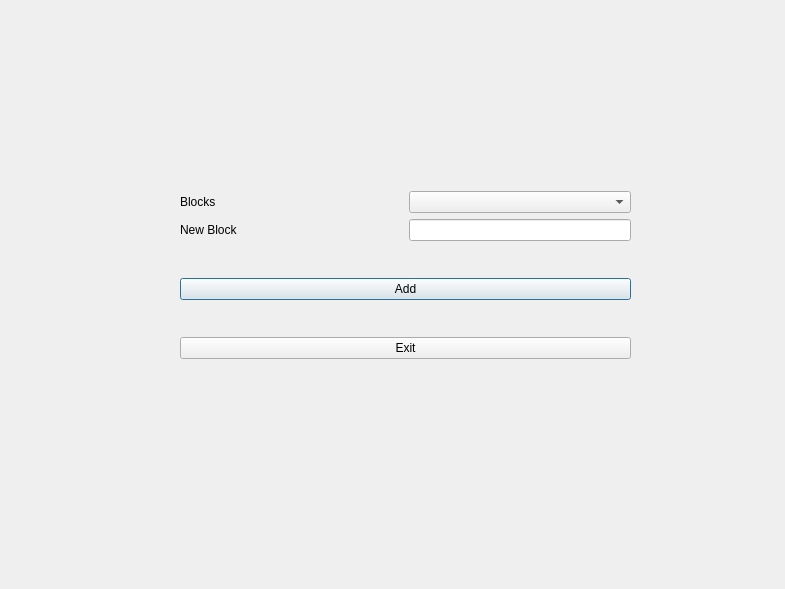
<?xml version="1.0" encoding="UTF-8"?>
<ui version="4.0">
 <class>block</class>
 <widget class="QDialog" name="block">
  <property name="geometry">
   <rect>
    <x>0</x>
    <y>0</y>
    <width>785</width>
    <height>589</height>
   </rect>
  </property>
  <property name="windowTitle">
   <string>Dialog</string>
  </property>
  <widget class="QWidget" name="">
   <property name="geometry">
    <rect>
     <x>180</x>
     <y>160</y>
     <width>451</width>
     <height>231</height>
    </rect>
   </property>
   <layout class="QVBoxLayout" name="verticalLayout_2">
    <item>
     <layout class="QVBoxLayout" name="verticalLayout">
      <item>
       <layout class="QHBoxLayout" name="horizontalLayout">
        <item>
         <widget class="QLabel" name="label">
          <property name="text">
           <string>Blocks</string>
          </property>
         </widget>
        </item>
        <item>
         <widget class="QComboBox" name="block_show"/>
        </item>
       </layout>
      </item>
      <item>
       <layout class="QHBoxLayout" name="horizontalLayout_2">
        <item>
         <widget class="QLabel" name="label_2">
          <property name="text">
           <string>New Block</string>
          </property>
         </widget>
        </item>
        <item>
         <widget class="QLineEdit" name="block_new">
          <property name="sizePolicy">
           <sizepolicy hsizetype="Minimum" vsizetype="Maximum">
            <horstretch>0</horstretch>
            <verstretch>0</verstretch>
           </sizepolicy>
          </property>
         </widget>
        </item>
       </layout>
      </item>
     </layout>
    </item>
    <item>
     <widget class="QPushButton" name="block_add">
      <property name="sizePolicy">
       <sizepolicy hsizetype="Minimum" vsizetype="Maximum">
        <horstretch>0</horstretch>
        <verstretch>0</verstretch>
       </sizepolicy>
      </property>
      <property name="contextMenuPolicy">
       <enum>Qt::NoContextMenu</enum>
      </property>
      <property name="text">
       <string>Add</string>
      </property>
     </widget>
    </item>
    <item>
     <widget class="QPushButton" name="block_exit">
      <property name="sizePolicy">
       <sizepolicy hsizetype="Minimum" vsizetype="Maximum">
        <horstretch>0</horstretch>
        <verstretch>0</verstretch>
       </sizepolicy>
      </property>
      <property name="text">
       <string>Exit</string>
      </property>
     </widget>
    </item>
   </layout>
  </widget>
 </widget>
 <resources/>
 <connections/>
</ui>
